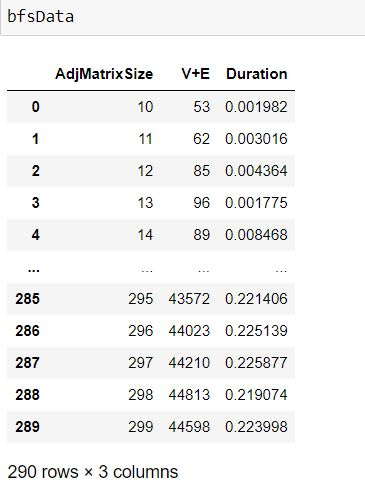
#> input picture FIRST SEMESTER/BFS-DFS-TIME-COMPLEXITY/bfsdata.JPG, 365 x 502 px; its folder holds only this picture in this run
$ python -i image_background_remover_script.py   (imports and definitions only)
#> lines starting #> are read from the running program, lines starting #| are printed output that depends on the picture; after the words box and inside, x2 and y2 are one past the last pixel; in counts of white or black regions, pixels touching at a corner belong together
import cv2
import numpy as np
import os

def remove_background(image_path, output_dir):
    """Removes the background from an image using a simple contour-based approach.

    Args:
        image_path: Path to the input image.
        output_dir: Directory to save the output image.
    """
#> called with output_dir = 'out.png'

    try:
        # Read the image
        original_image = cv2.imread(image_path)
#> original_image is the input picture: shape (502, 365, 3); mean B, G, R 242.7, 242.8, 242.8

        # Convert to grayscale
        gray = cv2.cvtColor(original_image, cv2.COLOR_BGR2GRAY)

        # Thresholding
        _, thresh = cv2.threshold(gray, 0, 255, cv2.THRESH_BINARY_INV + cv2.THRESH_OTSU)
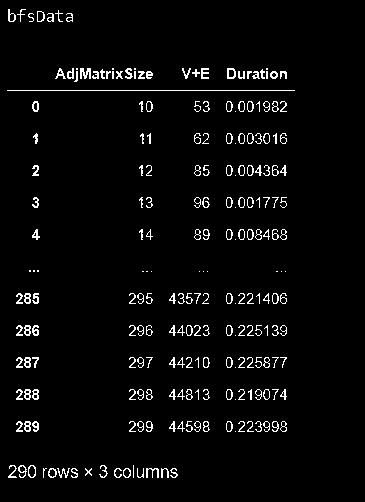
#> thresh: shape (502, 365); 3.6% white in thin lines or dots, all inside (x1, y1, x2, y2) = (7, 9, 295, 478)

        # Find contours
        contours, _ = cv2.findContours(thresh, cv2.RETR_EXTERNAL, cv2.CHAIN_APPROX_SIMPLE)
#> contours = 224 contours, 121 with area under 20; largest, box (x1, y1, x2, y2) and area: (28, 465, 36, 478) 76, (227, 68, 236, 79) 75, (37, 11, 45, 22) 62, (48, 468, 57, 478) 59, (123, 468, 131, 478) 55

        # Find the largest contour
        largest_contour = max(contours, key=cv2.contourArea)
#> largest_contour = [[30, 465], [28, 467], [28, 475], [30, 477], [33, 477], [35, 475], [35, 467], [33, 465]]

        # Create a mask
        mask = np.zeros_like(gray)
        cv2.drawContours(mask, [largest_contour], -1, 255, -1)
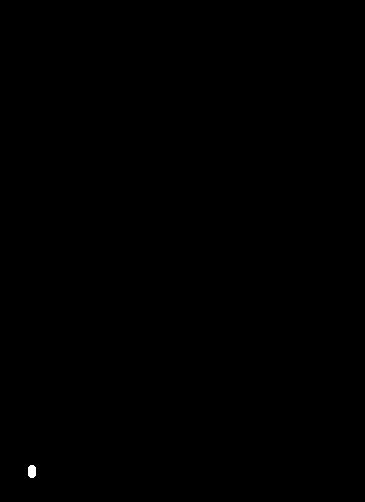
#> mask: shape (502, 365); 0.05% white; 1 white region, box (x1, y1, x2, y2) and area: (28, 465, 36, 478) 92

        # Apply the mask to the original image
        result = cv2.bitwise_and(original_image, original_image, mask=mask)

        # Create a white background
        background = np.full_like(original_image, 255)

        # Combine the result with the white background
        final_image = cv2.bitwise_or(result, background)
#> final_image: shape (502, 365, 3); every value is 255

        # Get the output file path
        output_path = os.path.join(output_dir, os.path.basename(image_path))

        # Save the image
        cv2.imwrite(output_path, final_image)

    except Exception as e:
        print(f"Error processing image {image_path}: {e}")

def process_folder(input_dir, output_dir):
    """Processes images in a folder and saves the results in a new folder.

    Args:
        input_dir: Path to the input folder.
        output_dir: Path to the output folder.
    """

    if not os.path.exists(output_dir):
        os.makedirs(output_dir)

    for root, _, files in os.walk(input_dir):
        for file in files:
            if file.endswith(('.jpg', '.JPG', '.png')):
                image_path = os.path.join(root, file)
                relative_path = os.path.relpath(image_path, input_dir)
                output_path = os.path.join(output_dir, relative_path)
                os.makedirs(os.path.dirname(output_path), exist_ok=True)
                print(image_path)
                remove_background(image_path, output_dir)

# Example usage
input_folder = "/Users/christhaliyath/Google Drive/My Drive/ONGOING_PROJECTS/WOODTECH/JAISON/Original_images/"
output_folder = "/Users/christhaliyath/Google Drive/My Drive/ONGOING_PROJECTS/WOODTECH/Background_removed"
# [1 line not run here, left out]

>>> result = remove_background('../../../FIRST SEMESTER/BFS-DFS-TIME-COMPLEXITY/bfsdata.JPG', 'out.png')

$ run again, on FIRST SEMESTER/BFS-DFS-TIME-COMPLEXITY/bfsregression.JPG
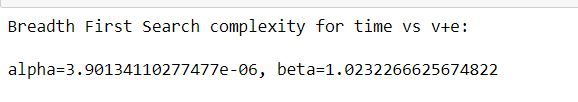
#> input picture FIRST SEMESTER/BFS-DFS-TIME-COMPLEXITY/bfsregression.JPG, 578 x 102 px
#> in remove_background, original_image is the input picture: shape (102, 578, 3); mean B, G, R 242.5, 242.9, 242.7
#> in remove_background, `_, thresh = cv2.threshold(gray, 0, 255, cv2.THRESH_BINARY_INV + cv2.TH..`:
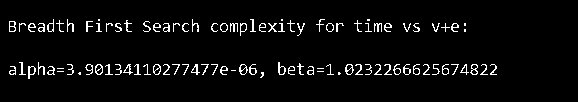
#> thresh: shape (102, 578); 4.4% white in thin lines or dots, all inside (x1, y1, x2, y2) = (9, 19, 497, 79)
#> contours = 97 contours, 64 with area under 20; largest, box (x1, y1, x2, y2) and area: (345, 64, 354, 75) 64, (239, 64, 248, 75) 62, (95, 64, 103, 75) 62, (153, 64, 161, 75) 61, (9, 21, 16, 32) 57
#> largest_contour = contour of 16 points, box (x1, y1, x2, y2) (345, 64, 354, 75), area 64
#> mask: shape (102, 578); 0.13% white; 1 white region, box (x1, y1, x2, y2) and area: (345, 64, 354, 75) 78
#> final_image: shape (102, 578, 3); every value is 255

$ run again, on FIRST SEMESTER/BFS-DFS-TIME-COMPLEXITY/dfscomplexity.JPG
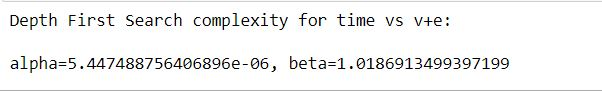
#> input picture FIRST SEMESTER/BFS-DFS-TIME-COMPLEXITY/dfscomplexity.JPG, 602 x 91 px
#> in remove_background, original_image is the input picture: shape (91, 602, 3); mean B, G, R 240.7, 241.2, 241
#> in remove_background, `_, thresh = cv2.threshold(gray, 0, 255, cv2.THRESH_BINARY_INV + cv2.TH..`:
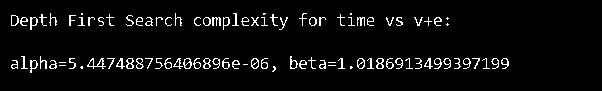
#> thresh: shape (91, 602); 4.9% white in thin lines or dots, all inside (x1, y1, x2, y2) = (11, 13, 509, 73)
#> contours = 95 contours, 54 with area under 20; largest, box (x1, y1, x2, y2) and area: (87, 58, 106, 69) 66, (183, 58, 192, 69) 64, (357, 58, 365, 69) 62, (251, 58, 259, 69) 62, (11, 15, 19, 26) 62
#> largest_contour = contour of 39 points, box (x1, y1, x2, y2) (87, 58, 106, 69), area 66
#> mask: shape (91, 602); 0.18% white; 1 white region, box (x1, y1, x2, y2) and area: (87, 58, 106, 69) 98
#> final_image: shape (91, 602, 3); every value is 255

$ run again, on FIRST SEMESTER/BFS-DFS-TIME-COMPLEXITY/dfsdata.JPG
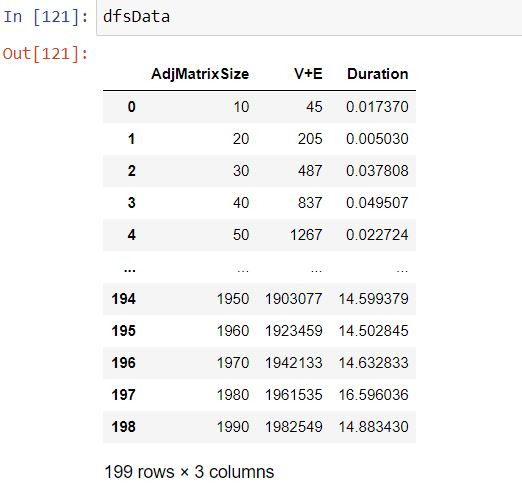
#> input picture FIRST SEMESTER/BFS-DFS-TIME-COMPLEXITY/dfsdata.JPG, 522 x 497 px
#> in remove_background, original_image is the input picture: shape (497, 522, 3); mean B, G, R 245.2, 245.3, 245.4
#> in remove_background, `_, thresh = cv2.threshold(gray, 0, 255, cv2.THRESH_BINARY_INV + cv2.TH..`:
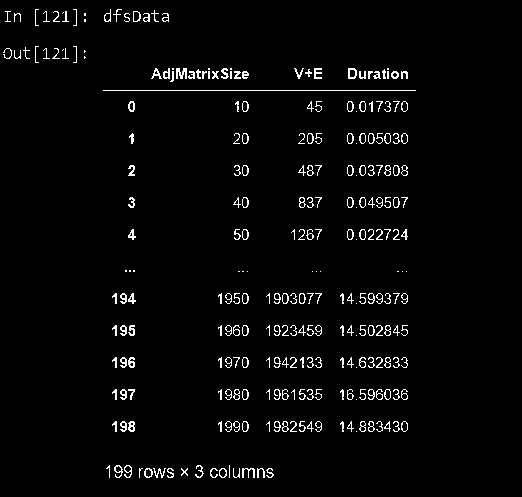
#> thresh: shape (497, 522); 2.9% white in thin lines or dots, all inside (x1, y1, x2, y2) = (3, 9, 416, 478)
#> contours = 270 contours, 171 with area under 20; largest, box (x1, y1, x2, y2) and area: (348, 68, 357, 79) 75, (133, 11, 141, 22) 62, (144, 468, 153, 478) 59, (219, 468, 227, 478) 55, (401, 421, 408, 432) 52
#> largest_contour = [[348, 68], [348, 78], [354, 78], [355, 77], [355, 76], [356, 75], [356, 70], [354, 68]]
#> mask: shape (497, 522); 0.04% white; 1 white region, box (x1, y1, x2, y2) and area: (348, 68, 357, 79) 92
#> final_image: shape (497, 522, 3); every value is 255
